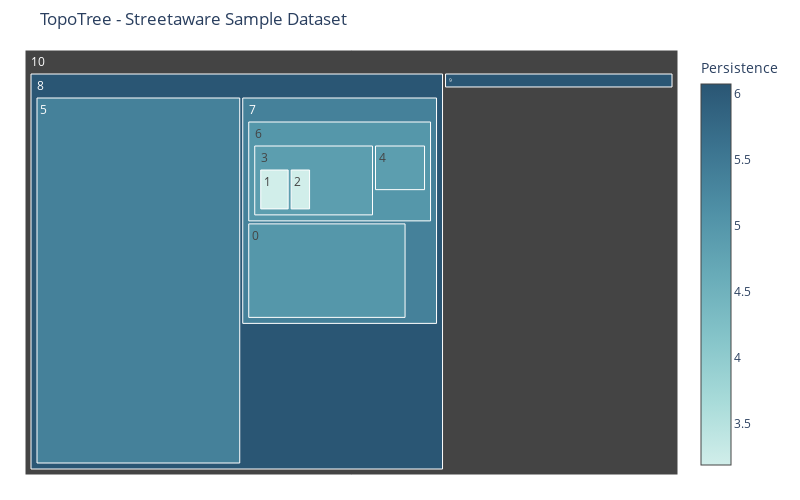

The cell this chart's notebook holds for it:
### Code cell
fig = plot_hierarchical_treemap(df_comp_samples, color='died_at')
fig.update_layout(title='TopoTree - Streetaware Sample Dataset')
fig.show()

### Figure 1 — Plotly figure (JSON) as saved in the notebook; plotly's stock layout.template omitted (floating-point values rounded to 4 significant figures)
{"data": [{"branchvalues": "total", "hovertemplate": "<b>Component #%{label} </b> <br> Points: %{value}<br> Persistence: %{color:.2f}<br> Parent: #%{parent}", "labels": [0, 1, 2, 3, 4, 5, 6, 7, 8, 9, 10], "marker": {"colorbar": {"title": {"text": "Persistence"}}, "colors": [4.994, 3.185, 3.185, 4.866, 4.866, 5.362, 4.994, 5.362, 6.073, 6.073, null], "colorscale": [[0, "rgb(209, 238, 234)"], [0.1667, "rgb(168, 219, 217)"], [0.3333, "rgb(133, 196, 201)"], [0.5, "rgb(104, 171, 184)"], [0.6667, "rgb(79, 144, 166)"], [0.8333, "rgb(59, 115, 143)"], [1, "rgb(42, 86, 116)"]], "showscale": true}, "maxdepth": -1, "name": "", "parents": [7, 3, 3, 6, 6, 8, 7, 8, 10, 10, null], "type": "treemap", "values": [819, 196, 138, 701, 196, 3290, 1003, 1953, 6437, 143, 10000]}], "layout": {"height": 500, "margin": {"b": 25, "l": 25, "r": 25, "t": 50}, "title": {"text": "TopoTree - Streetaware Sample Dataset"}, "width": 800}}
